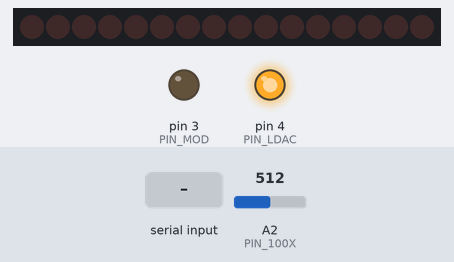
The sketch below on a simulated Arduino Uno, built with avr-gcc and run on an emulated ATmega328P. On the bench: 16 shift-register outputs drawn as a row of LEDs (first output left, lit = HIGH), output pins drawn as LEDs (lit = HIGH). Wiring (inferred from the names in the program): 2 × shift register (74HC595): data pin 6; shift clock pin 7; latch pin 5. Wiring (inferred from the signals the program sends): row of LEDs: on Q0, Q1, Q2, Q3, Q4, Q5, Q6, Q7, Q8, Q9, Q10, Q11, Q12, Q13, Q14, Q15. Inputs (shaded band) come from the test bench; at power-on: A2 (PIN_100X) = 512. Pins used as bus, display or sensor lines are not drawn; what the sketch prints to the serial monitor is not drawn.

Above: at 0.9 s.
1.0 s: "30,150\n" received over Serial
At 2.1 s:
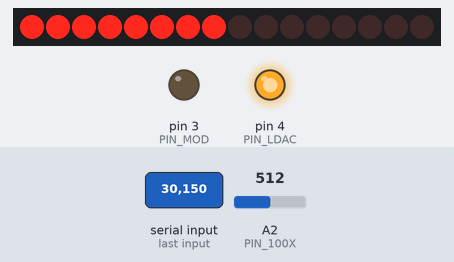
6.4 s: "9" received over Serial
At 7.4 s:
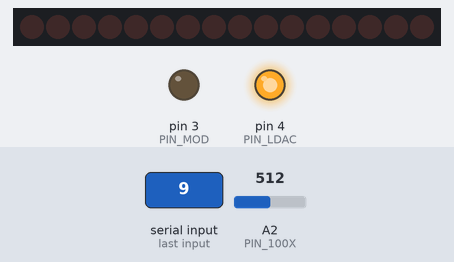
Timing chart, 0 to 8.9 s (numbered marks = the images above; inputs shaded):
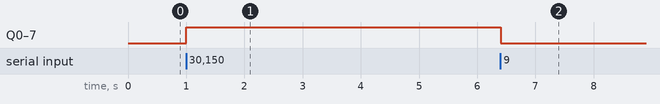

The sketch:

Final_Code.ino
```cpp
//Código criado por Yan S. de Oliveira, em 2016.
//Código complementar feitos em Python.
//Corresponde ao TCC do curso de Engenharia da Computação UFPa.
//Editado e comentado em 17/03/2017
//Definições iniciais
//Pinos do TLC5620 6,7,8 e 13, respectivamente.
#define PIN_DATA  6
#define PIN_CLK   7
#define PIN_LOAD  5
#define PIN_LDAC  4
#define PIN_MOD  3 //Trabalhos futuros

//Portas que serão utilizadas para a placa e seus feedbacks
#define PIN_AMPFEED  A1
#define PIN_PDFEED A0
#define PIN_1X A5
#define PIN_100X A2
#define PIN_1000X A4
#define PIN_10X A3

//Modos de escrita do TLC, vide datasheet.
#define DACA  0
#define DACB  1
#define DACC  2
#define DACD  3

//Especificações para TLC, vide datasheet.
#define DAC_REF   0	// 1 * Vref
#define DAC_REFX2 1	// 2 * Vref
#define FREQUENCY 10 //Frequencia em uS 10 = 100kHz
float mapAMP = 0;//Valor de corrente real enviado pelo TLC
float corrente = 0;//Corrente lida do Serial
float VStep = 0; //Variação de tensão por step no TLC
int limit = 0;//armazena o limitador recebido (1-3)
int steps = 0;//steps do TLC para envio de tensão ao ampop (0-255)
int Func =0;//Armazena função de leitura (1-6)

//variável abstrata para leitura dos pinos, após terem sido mapeados pela função map
float  leitura = 0;
uint8_t TXT;

//union utilizado para converter um float em bytes e vice-versa
typedef union {
 short intPoint;
 byte binary[2];
} binaryInt;
char ch;//Char que lerá o valor do limitador Ex.: '1'
char fim;//Recebe char que determina fim do ciclo solicitado pelo programa em Python

void initTLC5620() {//inicia tlc
  pinMode(PIN_DATA, OUTPUT);
  pinMode(PIN_CLK,  OUTPUT);
  pinMode(PIN_LOAD, OUTPUT);
  pinMode(PIN_LDAC, OUTPUT);
} //Ler limitadores, e identificar para os cálculos

void initLimit() {	//inicia limitador. Espera resposta.
  while(limit<1 or limit>3) { //entre 1 e 3
	if (Serial.available()>0) { //Se houver byte no serial
      	ch=Serial.read();
      	limit = (int)ch - (int)'0'; //Inicia o limitador com o valor escolhido (1-3)
    	}
  }
 }

//Ler Função
void initFunction() { //inicia limitador. Espera resposta.
  while(Func<1 or Func>6) { //entre 1 e 6
	if (Serial.available()>0) { //Se houver byte no serial
      	ch=Serial.read();
      	Func = (int)ch - (int)'0'; //Inicia o limitador com o valor escolhido (1-3)
    	}
  }
  if(Func==1){
	TXT=PIN_AMPFEED;
  }
  if(Func==2){
	TXT=PIN_PDFEED;
  }
  if(Func==3){
	TXT=PIN_1X;
  }
  if(Func==4){
	TXT=PIN_10X;
  }
  if(Func==5){
	TXT=PIN_100X;
  }
  if(Func==6){
	TXT=PIN_1000X;
  }
 }


 //escrita necessita de uma sincronia entre o Clock e a entrada
//de dados enviada por DATA. Com isso usamos a configuração MSB na subida do Clock
// e terminamos o dado usando o LSB no fim do pulso. Respeitando as instruções do datasheet do TLC5620
void writeTLC5620(int channel, int range, int data) { //formato padrão:
//writeTLC5620(DACA,DAC_REF,steps)
  int MSB;
  int LSB;
  MSB = (channel & 0x03) << 1 | (range & 0x01) << 0; //0000 0000(DACA) & 0000 0011 << 1 = 0000 0000 | 0000 0000(DAC_REF) & 0000 0001 = 0000 0000
  LSB = data;
  //datasheet tlc5620
  digitalWrite(PIN_LDAC, HIGH);
  digitalWrite(PIN_LOAD, HIGH);
  //organizando usando o shiftOut
  shiftOut(PIN_DATA, PIN_CLK, MSBFIRST, MSB);//highbyte
  shiftOut(PIN_DATA, PIN_CLK, MSBFIRST, LSB);//lowbyte
  digitalWrite(PIN_LOAD, LOW);
  delayMicroseconds(FREQUENCY);//frequencia selecionada
  digitalWrite(PIN_LOAD, HIGH);
  delayMicroseconds(FREQUENCY);
  digitalWrite(PIN_LDAC, LOW);
  delayMicroseconds(FREQUENCY);
  digitalWrite(PIN_LDAC, HIGH);
  //pronto! Dado enviado para a porta escolhida
}

//Função para escrever_Serial
//Envia-se delimitadores de inicio e fim para então ser passado os 4 bytes do valor float, já calculado pelo Arduino
void send_int (short arg)
{
  binaryInt hi; //union hi criada.
  hi.intPoint = arg; //aponta para o valor que se quer enviar
  Serial.write('&');
  Serial.write(hi.binary,2);//envia o buffer com os bytes da union, representando o short "arg"
}

//mapear
  void mapear(int PIN) {
	leitura = analogRead(PIN);
	leitura *= (5.0 / 1023.0);
  }

//PASSO 2:
//A função(def_current) irá receber o valor da corrente assinalada
//no Python e converter pra tensão necessária, considerando o
//limitador escolhido e o step necessário para fazer, de acordo com
//a corrente encontrada nos resistores.
//função def_steps recebe o float enviado pelo pyserial e transforma para steps viáveis ao TLC
void def_step(float i, float iMax) {
  if (i <= iMax) {
	steps = round((i * 255) / iMax);
  } else {
	steps = 255;
  }
}
//determina corrente
void def_current() {
  corrente = -1.00;
  while (corrente <= 0) { //lê o char como float
	if (Serial.available() > 0){
 	Serial.flush();//Espera o Serial para de enviar para então ler
  	corrente=Serial.parseFloat();	//Recebe uma sequencia e os transforma para float
   }
  }
  //função que verifica limitadores
  limit=0;
  initLimit();
  Func=0;
  initFunction();
  if (limit == 1) { //se limitador for 220 Ohm, sabemos que tensão máx é 0,595V. iMax=18.6 mA
	def_step(corrente, 18.25); //18.6 achado em calculo //calculará o número de steps que será escrito no TLC para atingir tal corrente
  }
  if (limit == 2) { //Corrente Máxima para esse limitador= 41.76mA
	def_step(corrente, 41.3); //41.76 achado em cálculo
  }
  if (limit == 3) { //Corrente Máxima para esse limitador = 70.9mA
	def_step(corrente, 70.45); //70.9 em cálculo
  }
  //escrever no TLC com referencia setada em
  writeTLC5620(DACA, DAC_REF, steps);

}//fim função definir step


//INÍCIO
void setup() {
  Serial.begin(250000);
  initTLC5620();//inicializa TLC
  writeTLC5620(DACA, DAC_REF, 0);//roda o vazio para evitar problemas de sobrecarga do laser
  def_current();//define os parametros de corrente.
  pinMode(PIN_MOD, OUTPUT);  //inicializando MOD
  pinMode(PIN_PDFEED, INPUT);  //inicializando PDFEED
  pinMode(PIN_AMPFEED, INPUT);  //inicializando AMPFEED
  pinMode(PIN_1X, INPUT);  //inicializando 1X
  pinMode(PIN_10X, INPUT);  //inicializando 10X
  pinMode(PIN_100X, INPUT);  //inicializando 100X
  pinMode(PIN_1000X, INPUT);  //inicializando 1X
}

//Considerando as funções que determinam passo 1 e 2, os passos seguintes se resumem a mostrar
//o que foi observado e armazenar em um file via pyserial.
void loop() {
  send_int(analogRead(TXT));
  //Ao fim da leitura, pySerial envia uma flag recomeçando o loop
  //logo, seta-se o TLC para 0 novamente e espera um novo valor de corrente e limitador
  if (Serial.available()>0){
	fim=Serial.read();
	if (fim=='9'){
    	writeTLC5620(DACA, DAC_REF, 0);
    	def_current();
  	}
	}
}
```

Measured:
- after the input at 1.0 s, Q0–7: LOW → HIGH at once
- after the input at 6.4 s, Q0–7: HIGH → LOW at once
